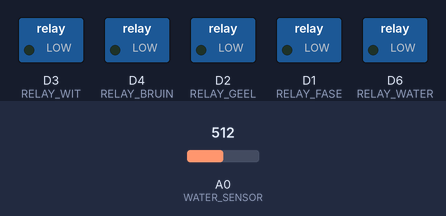
This sketch was run on a simulated ESP8266 (Wemos D1 mini). Shown: switched loads named in the sketch (green lamp = pin HIGH). The test bench sets the inputs (shaded band); at power-on: A0 (WATER_SENSOR) = 512. WiFi joins after 1.5 s; servers stay silent unless stated; no MQTT or app messages arrive unless stated; what the sketch prints to the serial monitor is not drawn.

Above: at 2.7 s.
2.8 s: A0 (WATER_SENSOR) set to 958
6.2 s: A0 (WATER_SENSOR) set to 982
At 11.2 s:
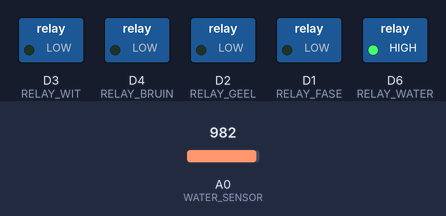
11.5 s: A0 (WATER_SENSOR) set to 119
16.2 s: A0 (WATER_SENSOR) set to 101
At 20.3 s:
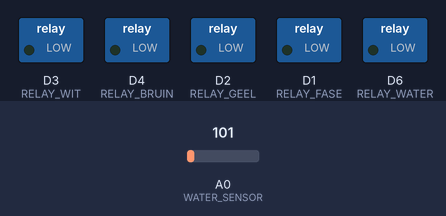
21.5 s: A0 (WATER_SENSOR) set to 1023
At 25.4 s:
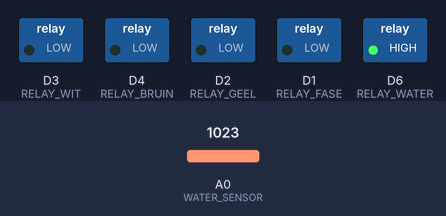
Timing chart, 0 to 26.9 s (numbered marks = the images above; inputs shaded):
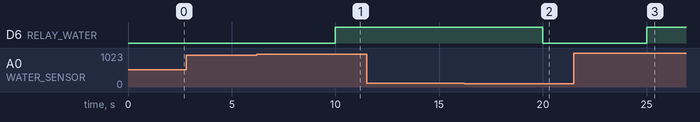

Measured:
- the behaviour switches between 966 and 967 on A0 (WATER_SENSOR) (found by bisection; images 0 and 1)
- the behaviour switches between 108 and 107 on A0 (WATER_SENSOR) (found by bisection; images 1 and 2)
- after the input at 2.8 s, every drawn part: stays the same
- after the input at 6.2 s, D6 (RELAY_WATER): LOW → HIGH after 3.8 s
- after the input at 11.5 s, every drawn part: stays the same
- after the input at 16.2 s, D6 (RELAY_WATER): HIGH → LOW after 3.8 s
- after the input at 21.5 s, D6 (RELAY_WATER): LOW → HIGH after 3.5 s

The sketch:

mqtt_airco.ino
```cpp
#include <ESP8266WiFi.h>
#include <PubSubClient.h>
#include <Adafruit_Sensor.h>
#include <DHT.h>
#include <DHT_U.h>

// === WiFi & MQTT ===
const char* ssid = "";
const char* password = "";
const char* mqtt_server = "";
const char* mqtt_user = "";
const char* mqtt_password = "";

// === Pins ===
#define RELAY_FASE D1
#define RELAY_GEEL D2
#define RELAY_WIT  D3
#define RELAY_BRUIN D4
#define DHTPIN D5
#define DHTTYPE DHT22
#define RELAY_WATER D6
#define WATER_SENSOR A0
DHT dht(DHTPIN, DHTTYPE);

// === Waterniveausensor ===
const int levelOnThreshold = 95;
const int levelOffThreshold = 10;
bool autoModeWater = true;
bool relayWaterState = false;
bool lastRelayWaterState = false;

// === Topics ===
const char* topicTemperature = "homeassistant/airco/temperature/state";
const char* topicHumidity = "homeassistant/airco/humidity/state";
const char* topicWaterLevel = "homeassistant/airco/waterlevel/state";
const char* topicWaterControl = "homeassistant/airco/waterpump/control";
const char* topicWaterStatus = "homeassistant/airco/waterpump/status";
const char* topicAircoControl = "homeassistant/airco/main/control";
const char* topicStatusAirco = "homeassistant/airco/main/status";
const char* topicStatusKnob = "homeassistant/airco/mode/status";
const char* topicSelectMode = "homeassistant/airco/mode/select";

// === Timers ===
unsigned long lastDHTUpdate = 0;
unsigned long lastWaterUpdate = 0;
const unsigned long dhtInterval = 30000;
const unsigned long waterInterval = 5000;

WiFiClient espClient;
PubSubClient client(espClient);

// === Status Airco ===
String currentMode = "uit";
bool faseAan = false;

// === Functies ===

void setup_wifi() {
  Serial.begin(115200);
  WiFi.begin(ssid, password);
  while (WiFi.status() != WL_CONNECTED) {
    delay(500);
    Serial.print(".");
  }
  Serial.println("\nWiFi verbonden: ");
  Serial.println(WiFi.localIP());
}

void resetOutputs() {
  digitalWrite(RELAY_GEEL, LOW);
  digitalWrite(RELAY_WIT, LOW);
  digitalWrite(RELAY_BRUIN, LOW);
}

void publishStatus() {
  client.publish(topicStatusAirco, faseAan ? "ON" : "OFF", true);
  client.publish(topicStatusKnob, currentMode.c_str(), true);
}

void publishDiscovery() {
  String devId = "wemosairco";
  String deviceName = "Wemos Airco Controller";
  String deviceJson = "\"device\":{\"identifiers\":[\"" + devId + "\"],\"name\":\"" + deviceName + "\"}";

  client.publish("homeassistant/switch/airco/config",
    ("{\"name\":\"Airco\",\"command_topic\":\"" + String(topicAircoControl) +
     "\",\"state_topic\":\"" + String(topicStatusAirco) +
     "\",\"payload_on\":\"ON\",\"payload_off\":\"OFF\",\"retain\":true,\"unique_id\":\"aircoswitch\"," + deviceJson + "}").c_str(), true);

  client.publish("homeassistant/select/airco_mode/config",
    ("{\"name\":\"Airco Stand\",\"command_topic\":\"" + String(topicSelectMode) +
     "\",\"state_topic\":\"" + String(topicStatusKnob) +
     "\",\"options\":[\"uit\",\"fan I\",\"fan II\",\"airco I\",\"airco II\"],"
     "\"retain\":true,\"unique_id\":\"aircomodeselect\"," + deviceJson + "}").c_str(), true);

  client.publish("homeassistant/sensor/airco_temperature/config",
    ("{\"name\":\"Airco Temperatuur\",\"state_topic\":\"" + String(topicTemperature) +
     "\",\"unit_of_measurement\":\"°C\",\"device_class\":\"temperature\",\"unique_id\":\"tempsensor\"," + deviceJson + "}").c_str(), true);

  client.publish("homeassistant/sensor/airco_humidity/config",
    ("{\"name\":\"Airco Vochtigheid\",\"state_topic\":\"" + String(topicHumidity) +
     "\",\"unit_of_measurement\":\"%\",\"device_class\":\"humidity\",\"unique_id\":\"humiditysensor\"," + deviceJson + "}").c_str(), true);

  client.publish("homeassistant/sensor/airco_waterlevel/config",
    ("{\"name\":\"Waterniveau\",\"state_topic\":\"" + String(topicWaterLevel) +
     "\",\"unit_of_measurement\":\"%\",\"device_class\":\"humidity\",\"unique_id\":\"waterniveausensor\"," + deviceJson + "}").c_str(), true);
}

void publishDHT() {
  float h = dht.readHumidity();
  float t = dht.readTemperature();

  if (!isnan(h)) {
    String hs = String(h, 1);
    client.publish(topicHumidity, hs.c_str(), true);
  }
  if (!isnan(t)) {
    String ts = String(t, 1);
    client.publish(topicTemperature, ts.c_str(), true);
  }
}

void publishWaterLevel() {
  int val = analogRead(WATER_SENSOR);
  int percent = map(val, 0, 1023, 0, 100);
  percent = constrain(percent, 0, 100);

  char buffer[8];
  snprintf(buffer, sizeof(buffer), "%d", percent);
  client.publish(topicWaterLevel, buffer, true);

  if (autoModeWater) {
    if (percent >= levelOnThreshold) relayWaterState = true;
    else if (percent <= levelOffThreshold) relayWaterState = false;
  }

  if (relayWaterState != lastRelayWaterState) {
    digitalWrite(RELAY_WATER, relayWaterState ? HIGH : LOW);
    String s = relayWaterState ? "Relais AAN" : "Relais UIT";
    s += autoModeWater ? " via automatisch" : " via handmatig";
    client.publish(topicWaterStatus, s.c_str(), true);
    lastRelayWaterState = relayWaterState;
  }
}

void setMode(String mode) {
  if (mode == "uit") {
    resetOutputs();
    digitalWrite(RELAY_FASE, LOW);  // Hoofdfase uit
    faseAan = false;
    currentMode = "uit";
    publishStatus();
    return;
  }

  if (currentMode != mode) resetOutputs();
  currentMode = mode;

  if (!faseAan) {
    publishStatus();
    return;
  }

  if (mode == "fan I") digitalWrite(RELAY_GEEL, HIGH);
  else if (mode == "fan II") digitalWrite(RELAY_WIT, HIGH);
  else if (mode == "airco I") { digitalWrite(RELAY_GEEL, HIGH); digitalWrite(RELAY_BRUIN, HIGH); }
  else if (mode == "airco II") { digitalWrite(RELAY_WIT, HIGH); digitalWrite(RELAY_BRUIN, HIGH); }

  publishStatus();
}

void callback(char* topic, byte* payload, unsigned int length) {
  String message;
  for (unsigned int i = 0; i < length; i++) message += (char)payload[i];
  message.trim();

  if (String(topic) == topicAircoControl) {
    faseAan = (message == "ON");
    digitalWrite(RELAY_FASE, faseAan ? HIGH : LOW);
    setMode(faseAan ? currentMode : "uit");
  }

  if (String(topic) == topicSelectMode) {
    if (message == "fan I" || message == "fan II" || message == "airco I" || message == "airco II" || message == "uit") {
      setMode(message);
    }
  }

  if (String(topic) == topicWaterControl) {
    if (message == "aan") {
      autoModeWater = false;
      relayWaterState = true;
    } else if (message == "uit") {
      autoModeWater = false;
      relayWaterState = false;
    } else if (message == "auto") {
      autoModeWater = true;
    }
  }
}

void reconnect() {
  while (!client.connected()) {
    if (client.connect("wemosClient", mqtt_user, mqtt_password)) {
      client.subscribe(topicAircoControl);
      client.subscribe(topicSelectMode);
      client.subscribe(topicWaterControl);
      publishStatus();
      publishDiscovery();
    } else {
      delay(5000);
    }
  }
}

void setup() {
  Serial.begin(115200);
  pinMode(RELAY_FASE, OUTPUT);
  pinMode(RELAY_GEEL, OUTPUT);
  pinMode(RELAY_WIT, OUTPUT);
  pinMode(RELAY_BRUIN, OUTPUT);
  pinMode(RELAY_WATER, OUTPUT);
  resetOutputs();
  digitalWrite(RELAY_FASE, LOW);
  digitalWrite(RELAY_WATER, LOW);
  dht.begin();
  setup_wifi();
  client.setServer(mqtt_server, 1883);
  client.setCallback(callback);
}

void loop() {
  if (!client.connected()) reconnect();
  client.loop();

  unsigned long now = millis();
  if (now - lastDHTUpdate > dhtInterval) {
    lastDHTUpdate = now;
    publishDHT();
  }

  if (now - lastWaterUpdate > waterInterval) {
    lastWaterUpdate = now;
    publishWaterLevel();
  }
}
```
